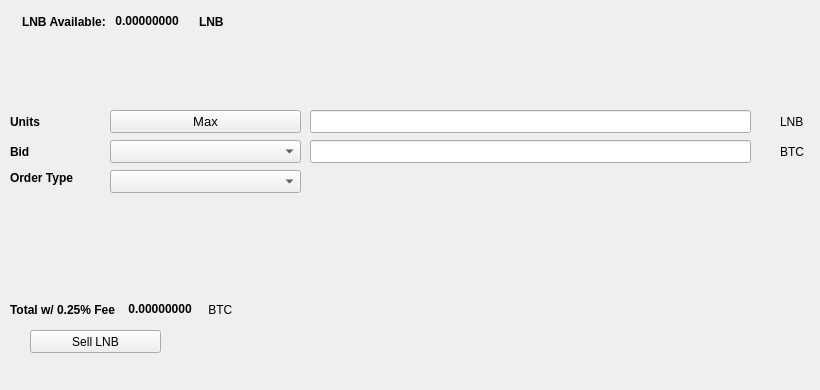
   <widget class="QWidget" name="SellTab">
    <attribute name="title">
     <string>Sell</string>
    </attribute>
    <widget class="QLabel" name="label_16">
     <property name="geometry">
      <rect>
       <x>780</x>
       <y>140</y>
       <width>31</width>
       <height>23</height>
      </rect>
     </property>
     <property name="text">
      <string>BTC</string>
     </property>
    </widget>
    <widget class="QComboBox" name="SellBidcomboBox">
     <property name="geometry">
      <rect>
       <x>110</x>
       <y>140</y>
       <width>191</width>
       <height>23</height>
      </rect>
     </property>
     <property name="font">
      <font>
       <pointsize>10</pointsize>
      </font>
     </property>
    </widget>
    <widget class="QLabel" name="label_18">
     <property name="geometry">
      <rect>
       <x>10</x>
       <y>110</y>
       <width>46</width>
       <height>23</height>
      </rect>
     </property>
     <property name="font">
      <font>
       <weight>75</weight>
       <bold>true</bold>
      </font>
     </property>
     <property name="text">
      <string>Units</string>
     </property>
    </widget>
    <widget class="QPushButton" name="Sell_Max_Amount">
     <property name="geometry">
      <rect>
       <x>110</x>
       <y>110</y>
       <width>191</width>
       <height>23</height>
      </rect>
     </property>
     <property name="font">
      <font>
       <pointsize>10</pointsize>
      </font>
     </property>
     <property name="text">
      <string>Max</string>
     </property>
    </widget>
    <widget class="QLabel" name="label_20">
     <property name="geometry">
      <rect>
       <x>10</x>
       <y>170</y>
       <width>91</width>
       <height>16</height>
      </rect>
     </property>
     <property name="font">
      <font>
       <weight>75</weight>
       <bold>true</bold>
      </font>
     </property>
     <property name="text">
      <string>Order Type</string>
     </property>
    </widget>
    <widget class="QComboBox" name="SellOrdertypeCombo">
     <property name="geometry">
      <rect>
       <x>110</x>
       <y>170</y>
       <width>191</width>
       <height>23</height>
      </rect>
     </property>
     <property name="font">
      <font>
       <pointsize>10</pointsize>
      </font>
     </property>
    </widget>
    <widget class="QLabel" name="label_21">
     <property name="geometry">
      <rect>
       <x>10</x>
       <y>140</y>
       <width>46</width>
       <height>23</height>
      </rect>
     </property>
     <property name="font">
      <font>
       <weight>75</weight>
       <bold>true</bold>
      </font>
     </property>
     <property name="text">
      <string>Bid</string>
     </property>
    </widget>
    <widget class="QLabel" name="label_22">
     <property name="geometry">
      <rect>
       <x>780</x>
       <y>110</y>
       <width>31</width>
       <height>23</height>
      </rect>
     </property>
     <property name="text">
      <string>LNB</string>
     </property>
    </widget>
    <widget class="QLineEdit" name="UnitsInputLNB">
     <property name="geometry">
      <rect>
       <x>310</x>
       <y>110</y>
       <width>441</width>
       <height>23</height>
      </rect>
     </property>
     <property name="font">
      <font>
       <pointsize>9</pointsize>
       <weight>75</weight>
       <bold>true</bold>
      </font>
     </property>
    </widget>
    <widget class="QLineEdit" name="SellBidPriceEdit">
     <property name="geometry">
      <rect>
       <x>310</x>
       <y>140</y>
       <width>441</width>
       <height>23</height>
      </rect>
     </property>
     <property name="font">
      <font>
       <pointsize>9</pointsize>
       <weight>75</weight>
       <bold>true</bold>
      </font>
     </property>
    </widget>
    <widget class="QPushButton" name="SellLNBBTN">
     <property name="geometry">
      <rect>
       <x>30</x>
       <y>330</y>
       <width>131</width>
       <height>23</height>
      </rect>
     </property>
     <property name="text">
      <string>Sell LNB</string>
     </property>
     <property name="icon">
      <iconset resource="../lancerbit">
       <normaloff>:/icons/bitcoin</normaloff>:/icons/bitcoin</iconset>
     </property>
    </widget>
    <widget class="QWidget" name="layoutWidget3">
     <property name="geometry">
      <rect>
       <x>22</x>
       <y>12</y>
       <width>258</width>
       <height>19</height>
      </rect>
     </property>
     <layout class="QHBoxLayout" name="horizontalLayout">
      <item>
       <widget class="QLabel" name="label232_2">
        <property name="font">
         <font>
          <weight>75</weight>
          <bold>true</bold>
         </font>
        </property>
        <property name="text">
         <string>LNB Available:</string>
        </property>
       </widget>
      </item>
      <item>
       <widget class="QLabel" name="LNBAvailableLabel">
        <property name="palette">
         <palette>
          <active>
           <colorrole role="WindowText">
            <brush brushstyle="SolidPattern">
             <color alpha="255">
              <red>0</red>
              <green>0</green>
              <blue>0</blue>
             </color>
            </brush>
           </colorrole>
           <colorrole role="Button">
            <brush brushstyle="SolidPattern">
             <color alpha="255">
              <red>0</red>
              <green>170</green>
              <blue>0</blue>
             </color>
            </brush>
           </colorrole>
           <colorrole role="Light">
            <brush brushstyle="SolidPattern">
             <color alpha="255">
              <red>0</red>
              <green>255</green>
              <blue>0</blue>
             </color>
            </brush>
           </colorrole>
           <colorrole role="Midlight">
            <brush brushstyle="SolidPattern">
             <color alpha="255">
              <red>0</red>
              <green>212</green>
              <blue>0</blue>
             </color>
            </brush>
           </colorrole>
           <colorrole role="Dark">
            <brush brushstyle="SolidPattern">
             <color alpha="255">
              <red>0</red>
              <green>85</green>
              <blue>0</blue>
             </color>
            </brush>
           </colorrole>
           <colorrole role="Mid">
            <brush brushstyle="SolidPattern">
             <color alpha="255">
              <red>0</red>
              <green>113</green>
              <blue>0</blue>
             </color>
            </brush>
           </colorrole>
           <colorrole role="Text">
            <brush brushstyle="SolidPattern">
             <color alpha="255">
              <red>0</red>
              <green>170</green>
              <blue>0</blue>
             </color>
            </brush>
           </colorrole>
           <colorrole role="BrightText">
            <brush brushstyle="SolidPattern">
             <color alpha="255">
              <red>255</red>
              <green>255</green>
              <blue>255</blue>
             </color>
            </brush>
           </colorrole>
           <colorrole role="ButtonText">
            <brush brushstyle="SolidPattern">
             <color alpha="255">
              <red>0</red>
              <green>0</green>
              <blue>0</blue>
             </color>
            </brush>
           </colorrole>
           <colorrole role="Base">
            <brush brushstyle="SolidPattern">
             <color alpha="255">
              <red>255</red>
              <green>255</green>
              <blue>255</blue>
             </color>
            </brush>
           </colorrole>
           <colorrole role="Window">
            <brush brushstyle="SolidPattern">
             <color alpha="255">
              <red>0</red>
              <green>170</green>
              <blue>0</blue>
             </color>
            </brush>
           </colorrole>
           <colorrole role="Shadow">
            <brush brushstyle="SolidPattern">
             <color alpha="255">
              <red>0</red>
              <green>0</green>
              <blue>0</blue>
             </color>
            </brush>
           </colorrole>
           <colorrole role="AlternateBase">
            <brush brushstyle="SolidPattern">
             <color alpha="255">
              <red>127</red>
              <green>212</green>
              <blue>127</blue>
             </color>
            </brush>
           </colorrole>
           <colorrole role="ToolTipBase">
            <brush brushstyle="SolidPattern">
             <color alpha="255">
              <red>255</red>
              <green>255</green>
              <blue>220</blue>
             </color>
            </brush>
           </colorrole>
           <colorrole role="ToolTipText">
            <brush brushstyle="SolidPattern">
             <color alpha="255">
              <red>0</red>
              <green>0</green>
              <blue>0</blue>
             </color>
            </brush>
           </colorrole>
          </active>
          <inactive>
           <colorrole role="WindowText">
            <brush brushstyle="SolidPattern">
             <color alpha="255">
              <red>0</red>
              <green>0</green>
              <blue>0</blue>
             </color>
            </brush>
           </colorrole>
           <colorrole role="Button">
            <brush brushstyle="SolidPattern">
             <color alpha="255">
              <red>0</red>
              <green>170</green>
              <blue>0</blue>
             </color>
            </brush>
           </colorrole>
           <colorrole role="Light">
            <brush brushstyle="SolidPattern">
             <color alpha="255">
              <red>0</red>
              <green>255</green>
              <blue>0</blue>
             </color>
            </brush>
           </colorrole>
           <colorrole role="Midlight">
            <brush brushstyle="SolidPattern">
             <color alpha="255">
              <red>0</red>
              <green>212</green>
              <blue>0</blue>
             </color>
            </brush>
           </colorrole>
           <colorrole role="Dark">
            <brush brushstyle="SolidPattern">
             <color alpha="255">
              <red>0</red>
              <green>85</green>
              <blue>0</blue>
             </color>
            </brush>
           </colorrole>
           <colorrole role="Mid">
            <brush brushstyle="SolidPattern">
             <color alpha="255">
              <red>0</red>
              <green>113</green>
              <blue>0</blue>
             </color>
            </brush>
           </colorrole>
           <colorrole role="Text">
            <brush brushstyle="SolidPattern">
             <color alpha="255">
              <red>0</red>
              <green>170</green>
              <blue>0</blue>
             </color>
            </brush>
           </colorrole>
           <colorrole role="BrightText">
            <brush brushstyle="SolidPattern">
             <color alpha="255">
              <red>255</red>
              <green>255</green>
              <blue>255</blue>
             </color>
            </brush>
           </colorrole>
           <colorrole role="ButtonText">
            <brush brushstyle="SolidPattern">
             <color alpha="255">
              <red>0</red>
              <green>0</green>
              <blue>0</blue>
             </color>
            </brush>
           </colorrole>
           <colorrole role="Base">
            <brush brushstyle="SolidPattern">
             <color alpha="255">
              <red>255</red>
              <green>255</green>
              <blue>255</blue>
             </color>
            </brush>
           </colorrole>
           <colorrole role="Window">
            <brush brushstyle="SolidPattern">
             <color alpha="255">
              <red>0</red>
              <green>170</green>
              <blue>0</blue>
             </color>
            </brush>
           </colorrole>
           <colorrole role="Shadow">
            <brush brushstyle="SolidPattern">
             <color alpha="255">
              <red>0</red>
              <green>0</green>
              <blue>0</blue>
             </color>
            </brush>
           </colorrole>
           <colorrole role="AlternateBase">
            <brush brushstyle="SolidPattern">
             <color alpha="255">
              <red>127</red>
              <green>212</green>
              <blue>127</blue>
             </color>
            </brush>
           </colorrole>
           <colorrole role="ToolTipBase">
            <brush brushstyle="SolidPattern">
             <color alpha="255">
              <red>255</red>
              <green>255</green>
              <blue>220</blue>
             </color>
            </brush>
           </colorrole>
           <colorrole role="ToolTipText">
            <brush brushstyle="SolidPattern">
             <color alpha="255">
              <red>0</red>
              <green>0</green>
              <blue>0</blue>
             </color>
            </brush>
           </colorrole>
          </inactive>
          <disabled>
           <colorrole role="WindowText">
            <brush brushstyle="SolidPattern">
             <color alpha="255">
              <red>0</red>
              <green>85</green>
              <blue>0</blue>
             </color>
            </brush>
           </colorrole>
           <colorrole role="Button">
            <brush brushstyle="SolidPattern">
             <color alpha="255">
              <red>0</red>
              <green>170</green>
              <blue>0</blue>
             </color>
            </brush>
           </colorrole>
           <colorrole role="Light">
            <brush brushstyle="SolidPattern">
             <color alpha="255">
              <red>0</red>
              <green>255</green>
              <blue>0</blue>
             </color>
            </brush>
           </colorrole>
           <colorrole role="Midlight">
            <brush brushstyle="SolidPattern">
             <color alpha="255">
              <red>0</red>
              <green>212</green>
              <blue>0</blue>
             </color>
            </brush>
           </colorrole>
           <colorrole role="Dark">
            <brush brushstyle="SolidPattern">
             <color alpha="255">
              <red>0</red>
              <green>85</green>
              <blue>0</blue>
             </color>
            </brush>
           </colorrole>
           <colorrole role="Mid">
            <brush brushstyle="SolidPattern">
             <color alpha="255">
              <red>0</red>
              <green>113</green>
              <blue>0</blue>
             </color>
            </brush>
           </colorrole>
           <colorrole role="Text">
            <brush brushstyle="SolidPattern">
             <color alpha="255">
              <red>0</red>
              <green>85</green>
              <blue>0</blue>
             </color>
            </brush>
           </colorrole>
           <colorrole role="BrightText">
            <brush brushstyle="SolidPattern">
             <color alpha="255">
              <red>255</red>
              <green>255</green>
              <blue>255</blue>
             </color>
            </brush>
           </colorrole>
           <colorrole role="ButtonText">
            <brush brushstyle="SolidPattern">
             <color alpha="255">
              <red>0</red>
              <green>85</green>
              <blue>0</blue>
             </color>
            </brush>
           </colorrole>
           <colorrole role="Base">
            <brush brushstyle="SolidPattern">
             <color alpha="255">
              <red>0</red>
              <green>170</green>
              <blue>0</blue>
             </color>
            </brush>
           </colorrole>
           <colorrole role="Window">
            <brush brushstyle="SolidPattern">
             <color alpha="255">
              <red>0</red>
              <green>170</green>
              <blue>0</blue>
             </color>
            </brush>
           </colorrole>
           <colorrole role="Shadow">
            <brush brushstyle="SolidPattern">
             <color alpha="255">
              <red>0</red>
              <green>0</green>
              <blue>0</blue>
             </color>
            </brush>
           </colorrole>
           <colorrole role="AlternateBase">
            <brush brushstyle="SolidPattern">
             <color alpha="255">
              <red>0</red>
              <green>170</green>
              <blue>0</blue>
             </color>
            </brush>
           </colorrole>
           <colorrole role="ToolTipBase">
            <brush brushstyle="SolidPattern">
             <color alpha="255">
              <red>255</red>
              <green>255</green>
              <blue>220</blue>
             </color>
            </brush>
           </colorrole>
           <colorrole role="ToolTipText">
            <brush brushstyle="SolidPattern">
             <color alpha="255">
              <red>0</red>
              <green>0</green>
              <blue>0</blue>
             </color>
            </brush>
           </colorrole>
          </disabled>
         </palette>
        </property>
        <property name="font">
         <font>
          <weight>75</weight>
          <bold>true</bold>
         </font>
        </property>
        <property name="text">
         <string> 0.00000000 </string>
        </property>
        <property name="textInteractionFlags">
         <set>Qt::LinksAccessibleByMouse|Qt::TextSelectableByKeyboard|Qt::TextSelectableByMouse</set>
        </property>
       </widget>
      </item>
      <item>
       <widget class="QLabel" name="labelLNB">
        <property name="font">
         <font>
          <weight>75</weight>
          <bold>true</bold>
         </font>
        </property>
        <property name="text">
         <string>LNB</string>
        </property>
       </widget>
      </item>
     </layout>
    </widget>
    <widget class="QWidget" name="layoutWidget">
     <property name="geometry">
      <rect>
       <x>10</x>
       <y>300</y>
       <width>268</width>
       <height>19</height>
      </rect>
     </property>
     <layout class="QHBoxLayout" name="horizontalLayout_2">
      <item>
       <widget class="QLabel" name="label_19">
        <property name="font">
         <font>
          <weight>75</weight>
          <bold>true</bold>
         </font>
        </property>
        <property name="text">
         <string>Total w/ 0.25% Fee </string>
        </property>
       </widget>
      </item>
      <item>
       <widget class="QLabel" name="SellCostLabel">
        <property name="palette">
         <palette>
          <active>
           <colorrole role="WindowText">
            <brush brushstyle="SolidPattern">
             <color alpha="255">
              <red>0</red>
              <green>0</green>
              <blue>0</blue>
             </color>
            </brush>
           </colorrole>
           <colorrole role="Button">
            <brush brushstyle="SolidPattern">
             <color alpha="255">
              <red>0</red>
              <green>170</green>
              <blue>0</blue>
             </color>
            </brush>
           </colorrole>
           <colorrole role="Light">
            <brush brushstyle="SolidPattern">
             <color alpha="255">
              <red>0</red>
              <green>255</green>
              <blue>0</blue>
             </color>
            </brush>
           </colorrole>
           <colorrole role="Midlight">
            <brush brushstyle="SolidPattern">
             <color alpha="255">
              <red>0</red>
              <green>212</green>
              <blue>0</blue>
             </color>
            </brush>
           </colorrole>
           <colorrole role="Dark">
            <brush brushstyle="SolidPattern">
             <color alpha="255">
              <red>0</red>
              <green>85</green>
              <blue>0</blue>
             </color>
            </brush>
           </colorrole>
           <colorrole role="Mid">
            <brush brushstyle="SolidPattern">
             <color alpha="255">
              <red>0</red>
              <green>113</green>
              <blue>0</blue>
             </color>
            </brush>
           </colorrole>
           <colorrole role="Text">
            <brush brushstyle="SolidPattern">
             <color alpha="255">
              <red>0</red>
              <green>170</green>
              <blue>0</blue>
             </color>
            </brush>
           </colorrole>
           <colorrole role="BrightText">
            <brush brushstyle="SolidPattern">
             <color alpha="255">
              <red>255</red>
              <green>255</green>
              <blue>255</blue>
             </color>
            </brush>
           </colorrole>
           <colorrole role="ButtonText">
            <brush brushstyle="SolidPattern">
             <color alpha="255">
              <red>0</red>
              <green>0</green>
              <blue>0</blue>
             </color>
            </brush>
           </colorrole>
           <colorrole role="Base">
            <brush brushstyle="SolidPattern">
             <color alpha="255">
              <red>255</red>
              <green>255</green>
              <blue>255</blue>
             </color>
            </brush>
           </colorrole>
           <colorrole role="Window">
            <brush brushstyle="SolidPattern">
             <color alpha="255">
              <red>0</red>
              <green>170</green>
              <blue>0</blue>
             </color>
            </brush>
           </colorrole>
           <colorrole role="Shadow">
            <brush brushstyle="SolidPattern">
             <color alpha="255">
              <red>0</red>
              <green>0</green>
              <blue>0</blue>
             </color>
            </brush>
           </colorrole>
           <colorrole role="AlternateBase">
            <brush brushstyle="SolidPattern">
             <color alpha="255">
              <red>127</red>
              <green>212</green>
              <blue>127</blue>
             </color>
            </brush>
           </colorrole>
           <colorrole role="ToolTipBase">
            <brush brushstyle="SolidPattern">
             <color alpha="255">
              <red>255</red>
              <green>255</green>
              <blue>220</blue>
             </color>
            </brush>
           </colorrole>
           <colorrole role="ToolTipText">
            <brush brushstyle="SolidPattern">
             <color alpha="255">
              <red>0</red>
              <green>0</green>
              <blue>0</blue>
             </color>
            </brush>
           </colorrole>
          </active>
          <inactive>
           <colorrole role="WindowText">
            <brush brushstyle="SolidPattern">
             <color alpha="255">
              <red>0</red>
              <green>0</green>
              <blue>0</blue>
             </color>
            </brush>
           </colorrole>
           <colorrole role="Button">
            <brush brushstyle="SolidPattern">
             <color alpha="255">
              <red>0</red>
              <green>170</green>
              <blue>0</blue>
             </color>
            </brush>
           </colorrole>
           <colorrole role="Light">
            <brush brushstyle="SolidPattern">
             <color alpha="255">
              <red>0</red>
              <green>255</green>
              <blue>0</blue>
             </color>
            </brush>
           </colorrole>
           <colorrole role="Midlight">
            <brush brushstyle="SolidPattern">
             <color alpha="255">
              <red>0</red>
              <green>212</green>
              <blue>0</blue>
             </color>
            </brush>
           </colorrole>
           <colorrole role="Dark">
            <brush brushstyle="SolidPattern">
             <color alpha="255">
              <red>0</red>
              <green>85</green>
              <blue>0</blue>
             </color>
            </brush>
           </colorrole>
           <colorrole role="Mid">
            <brush brushstyle="SolidPattern">
             <color alpha="255">
              <red>0</red>
              <green>113</green>
              <blue>0</blue>
             </color>
            </brush>
           </colorrole>
           <colorrole role="Text">
            <brush brushstyle="SolidPattern">
             <color alpha="255">
              <red>0</red>
              <green>170</green>
              <blue>0</blue>
             </color>
            </brush>
           </colorrole>
           <colorrole role="BrightText">
            <brush brushstyle="SolidPattern">
             <color alpha="255">
              <red>255</red>
              <green>255</green>
              <blue>255</blue>
             </color>
            </brush>
           </colorrole>
           <colorrole role="ButtonText">
            <brush brushstyle="SolidPattern">
             <color alpha="255">
              <red>0</red>
              <green>0</green>
              <blue>0</blue>
             </color>
            </brush>
           </colorrole>
           <colorrole role="Base">
            <brush brushstyle="SolidPattern">
             <color alpha="255">
              <red>255</red>
              <green>255</green>
              <blue>255</blue>
             </color>
            </brush>
           </colorrole>
           <colorrole role="Window">
            <brush brushstyle="SolidPattern">
             <color alpha="255">
              <red>0</red>
              <green>170</green>
              <blue>0</blue>
             </color>
            </brush>
           </colorrole>
           <colorrole role="Shadow">
            <brush brushstyle="SolidPattern">
             <color alpha="255">
              <red>0</red>
              <green>0</green>
              <blue>0</blue>
             </color>
            </brush>
           </colorrole>
           <colorrole role="AlternateBase">
            <brush brushstyle="SolidPattern">
             <color alpha="255">
              <red>127</red>
              <green>212</green>
              <blue>127</blue>
             </color>
            </brush>
           </colorrole>
           <colorrole role="ToolTipBase">
            <brush brushstyle="SolidPattern">
             <color alpha="255">
              <red>255</red>
              <green>255</green>
              <blue>220</blue>
             </color>
            </brush>
           </colorrole>
           <colorrole role="ToolTipText">
            <brush brushstyle="SolidPattern">
             <color alpha="255">
              <red>0</red>
              <green>0</green>
              <blue>0</blue>
             </color>
            </brush>
           </colorrole>
          </inactive>
          <disabled>
           <colorrole role="WindowText">
            <brush brushstyle="SolidPattern">
             <color alpha="255">
              <red>0</red>
              <green>85</green>
              <blue>0</blue>
             </color>
            </brush>
           </colorrole>
           <colorrole role="Button">
            <brush brushstyle="SolidPattern">
             <color alpha="255">
              <red>0</red>
              <green>170</green>
              <blue>0</blue>
             </color>
            </brush>
           </colorrole>
           <colorrole role="Light">
            <brush brushstyle="SolidPattern">
             <color alpha="255">
              <red>0</red>
              <green>255</green>
              <blue>0</blue>
             </color>
            </brush>
           </colorrole>
           <colorrole role="Midlight">
            <brush brushstyle="SolidPattern">
             <color alpha="255">
              <red>0</red>
              <green>212</green>
              <blue>0</blue>
             </color>
            </brush>
           </colorrole>
           <colorrole role="Dark">
            <brush brushstyle="SolidPattern">
             <color alpha="255">
              <red>0</red>
              <green>85</green>
              <blue>0</blue>
             </color>
            </brush>
           </colorrole>
           <colorrole role="Mid">
            <brush brushstyle="SolidPattern">
             <color alpha="255">
              <red>0</red>
              <green>113</green>
              <blue>0</blue>
             </color>
            </brush>
           </colorrole>
           <colorrole role="Text">
            <brush brushstyle="SolidPattern">
             <color alpha="255">
              <red>0</red>
              <green>85</green>
              <blue>0</blue>
             </color>
            </brush>
           </colorrole>
           <colorrole role="BrightText">
            <brush brushstyle="SolidPattern">
             <color alpha="255">
              <red>255</red>
              <green>255</green>
              <blue>255</blue>
             </color>
            </brush>
           </colorrole>
           <colorrole role="ButtonText">
            <brush brushstyle="SolidPattern">
             <color alpha="255">
              <red>0</red>
              <green>85</green>
              <blue>0</blue>
             </color>
            </brush>
           </colorrole>
           <colorrole role="Base">
            <brush brushstyle="SolidPattern">
             <color alpha="255">
              <red>0</red>
              <green>170</green>
              <blue>0</blue>
             </color>
            </brush>
           </colorrole>
           <colorrole role="Window">
            <brush brushstyle="SolidPattern">
             <color alpha="255">
              <red>0</red>
              <green>170</green>
              <blue>0</blue>
             </color>
            </brush>
           </colorrole>
           <colorrole role="Shadow">
            <brush brushstyle="SolidPattern">
             <color alpha="255">
              <red>0</red>
              <green>0</green>
              <blue>0</blue>
             </color>
            </brush>
           </colorrole>
           <colorrole role="AlternateBase">
            <brush brushstyle="SolidPattern">
             <color alpha="255">
              <red>0</red>
              <green>170</green>
              <blue>0</blue>
             </color>
            </brush>
           </colorrole>
           <colorrole role="ToolTipBase">
            <brush brushstyle="SolidPattern">
             <color alpha="255">
              <red>255</red>
              <green>255</green>
              <blue>220</blue>
             </color>
            </brush>
           </colorrole>
           <colorrole role="ToolTipText">
            <brush brushstyle="SolidPattern">
             <color alpha="255">
              <red>0</red>
              <green>0</green>
              <blue>0</blue>
             </color>
            </brush>
           </colorrole>
          </disabled>
         </palette>
        </property>
        <property name="font">
         <font>
          <weight>75</weight>
          <bold>true</bold>
         </font>
        </property>
        <property name="autoFillBackground">
         <bool>false</bool>
        </property>
        <property name="text">
         <string> 0.00000000</string>
        </property>
        <property name="textInteractionFlags">
         <set>Qt::LinksAccessibleByMouse|Qt::TextSelectableByMouse</set>
        </property>
       </widget>
      </item>
      <item>
       <widget class="QLabel" name="label_17">
        <property name="font">
         <font>
          <weight>50</weight>
          <bold>false</bold>
         </font>
        </property>
        <property name="text">
         <string> BTC</string>
        </property>
       </widget>
      </item>
     </layout>
    </widget>
    <widget class="QLabel" name="label_23">
     <property name="geometry">
      <rect>
       <x>460</x>
       <y>300</y>
       <width>281</width>
       <height>81</height>
      </rect>
     </property>
     <property name="text">
      <string/>
     </property>
     <property name="pixmap">
      <pixmap>:/images/bittrex</pixmap>
     </property>
    </widget>
   </widget>
